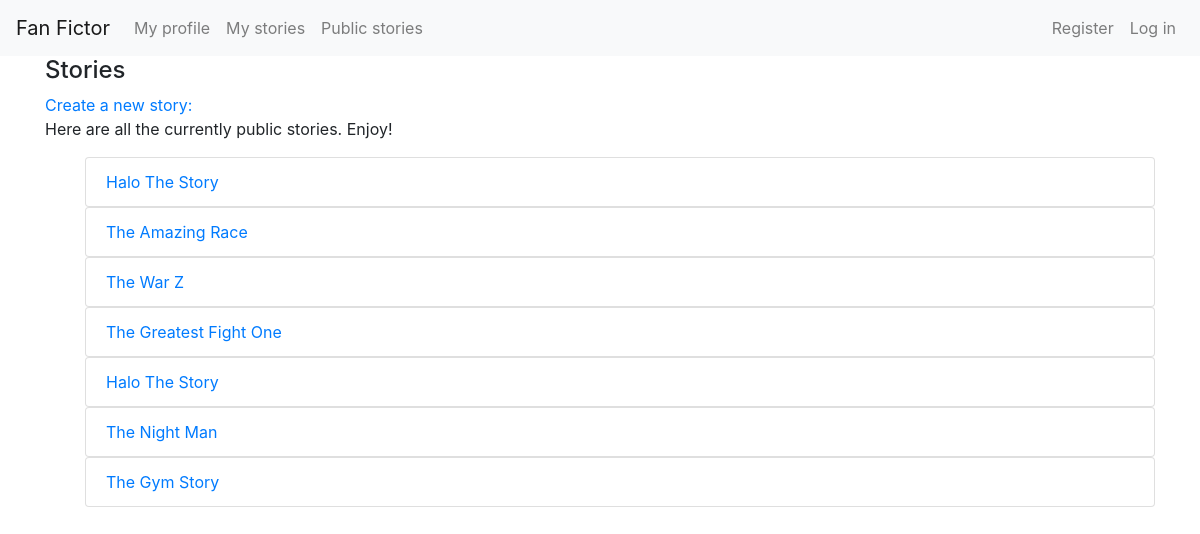
Before: /stories/ with the older database file.
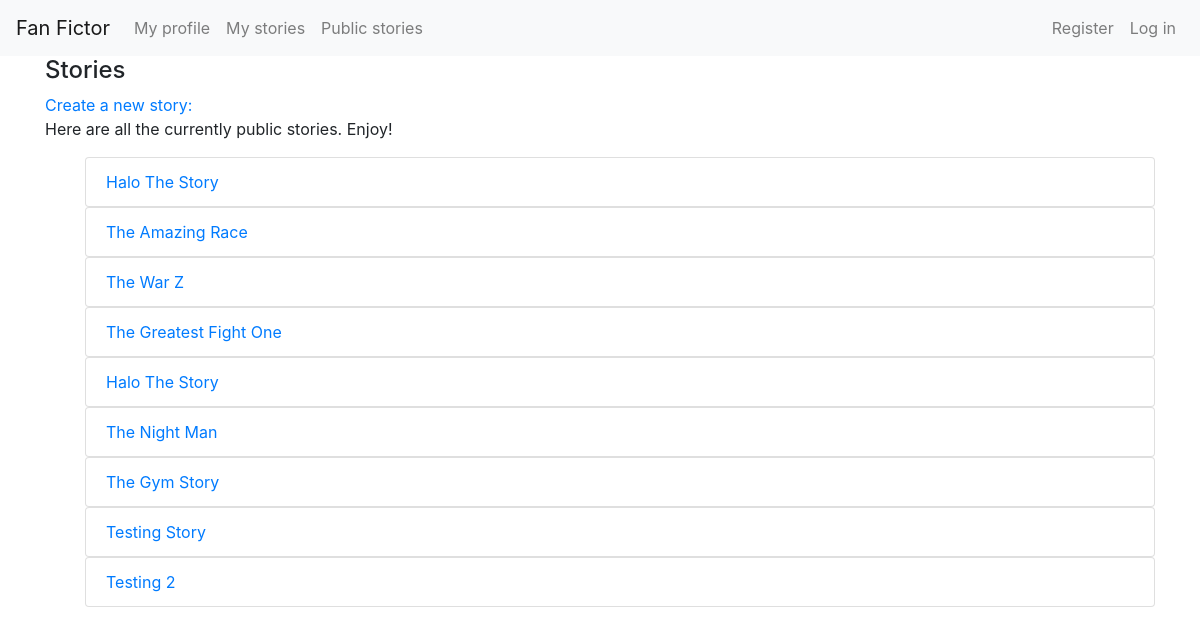
After: the same page with the newer database file.
### fan_fictions/models.py (models this page shows)
class Story(models.Model):
    author = models.ForeignKey(User, on_delete=models.CASCADE)
    public = models.BooleanField(default=True)
    title = models.CharField(max_length=50)
    date_added = models.DateTimeField(auto_now_add=True)
    class Meta:
        verbose_name_plural = 'stories'
    def __str__(self):
        return self.title

### fan_fictions/views.py (the view)
# urls.py: path('stories/', views.stories, name='stories'),
def stories(request):
    stories = Story.objects.order_by('date_added').filter(public=True)
    context = {'stories': stories}
    return render(request, 'fan_fictions/stories.html', context)

### fan_fictions/templates/fan_fictions/stories.html
{% extends "fan_fictions/base.html" %}
{% block header %}
    <h4>Stories</h4>
{% endblock header %}
{% block content %}
<a href="{% url 'fan_fictions:new_story' %}">Create a new story:</a>
<p>Here are all the currently public stories. Enjoy!</p>
<ul>
    {% for story in stories %}
        <ul class="list-group">
            <li class="list-group-item">
                <a href="{% url 'fan_fictions:story' story.id %}">{{story}}</a>
            </li>
        </ul>
    {% empty %}
        <li>No stories have been added yet.</li>
    {% endfor %}
</ul>
{% endblock content %}

Changed rows visible on the page:
added Story: title "Testing Story"
added Story: title "Testing 2"
